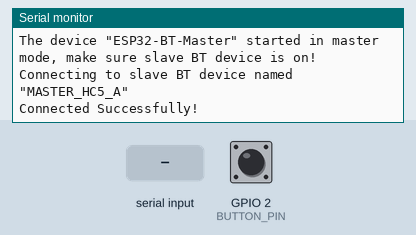
A sketch run on a simulated ESP32. On the bench: the last lines printed to the serial monitor. The inputs (shaded band) are chosen by the test bench; at power-on: GPIO 2 (BUTTON_PIN) HIGH. Nothing arrives over Bluetooth unless stated.

Above: at 1.2 s.
1.3 s: GPIO 2 (BUTTON_PIN) pulled LOW for 0.15 s
At 2.0 s:
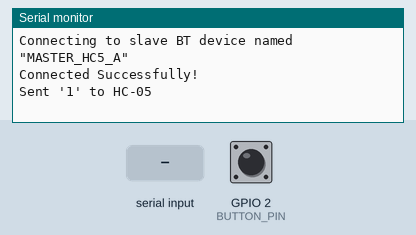
2.9 s: "1\n" received over the second serial link
At 4.1 s:
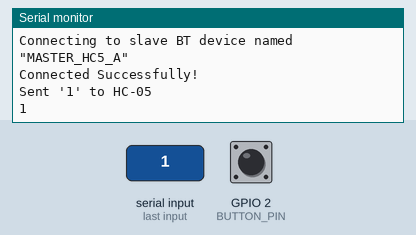
4.4 s: "0\n" received over the second serial link
At 5.4 s:
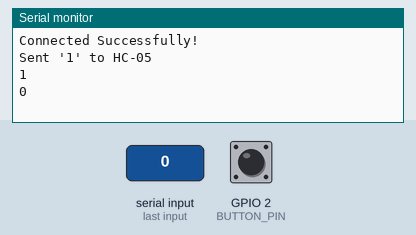

The sketch:

ESP32.ino
```cpp
#include "BluetoothSerial.h"

#define BUTTON_PIN 2 // Pin where the button is connected

BluetoothSerial SerialBT;
const char *pin = "1234"; // HC-05 PIN code
String slaveName = "MASTER_HC5_A"; // HC-05 device name
String myName = "ESP32-BT-Master";
bool buttonPressed = false;

void setup() {
  pinMode(BUTTON_PIN, INPUT_PULLUP); // Configure the button pin as input with pull-up resistor
  Serial.begin(38400);

  SerialBT.begin(myName, true); // Start Bluetooth in master mode
  Serial.printf("The device \"%s\" started in master mode, make sure slave BT device is on!\n", myName.c_str());

  // Attempt to connect to the HC-05
  SerialBT.setPin(pin);
  Serial.printf("Connecting to slave BT device named \"%s\"\n", slaveName.c_str());
  bool connected = SerialBT.connect(slaveName);

  if (connected) {
    Serial.println("Connected Successfully!");
  } else {
    while (!SerialBT.connected(38400)) {
      Serial.println("Failed to connect. Make sure remote device is available and in range, then restart app.");
    }
  }
}

void loop() {
  if (Serial.available()) {
    SerialBT.write(Serial.read());
  }
  if (SerialBT.available()) {
    Serial.write(SerialBT.read());
  }

  if (digitalRead(BUTTON_PIN) == LOW) {
    if (!buttonPressed) {
      SerialBT.write('2');
      Serial.println("Sent '1' to HC-05");
      buttonPressed = true;
    }
  } else {
    buttonPressed = false;
  }

  delay(20);
}
```

Measured:
- after the input at 1.3 s, the serial monitor: prints a new line at once (image 1)
- after the input at 2.9 s, the serial monitor: prints a new line at once (image 2)
- after the input at 4.4 s, the serial monitor: prints a new line at once (image 3)
